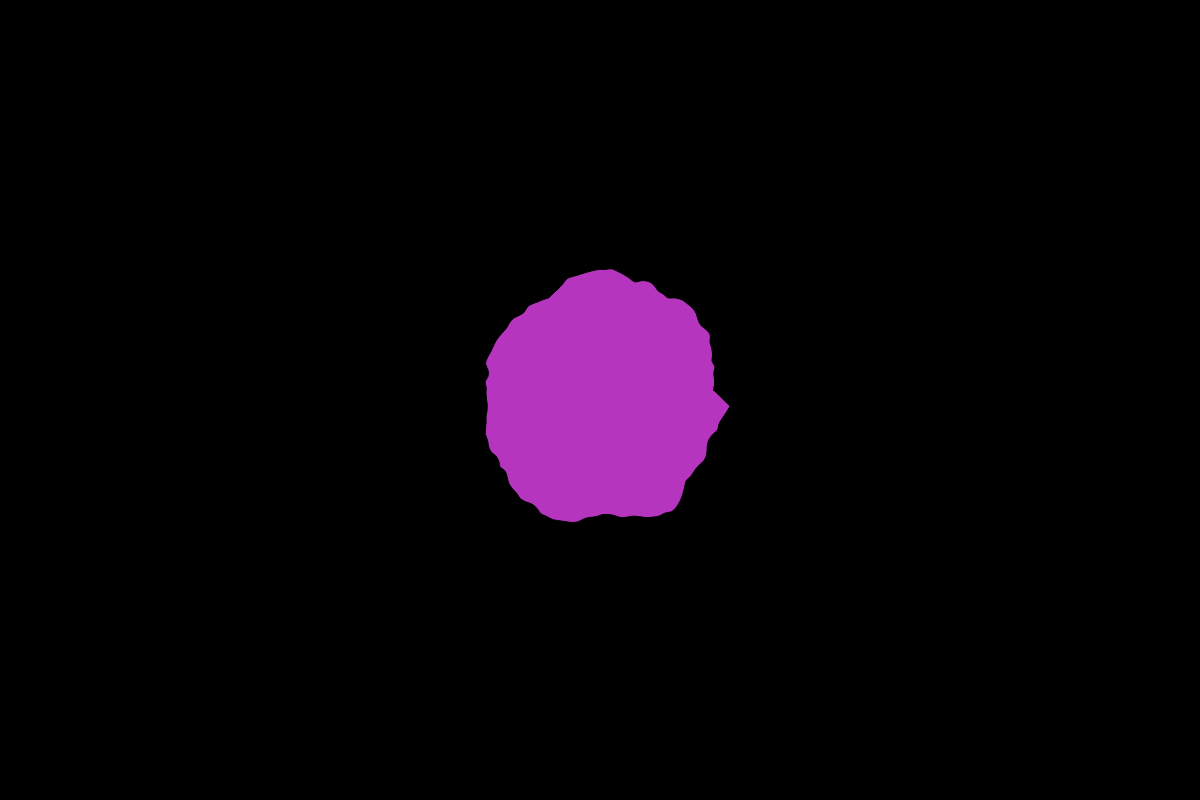
Frame 1 (no input)
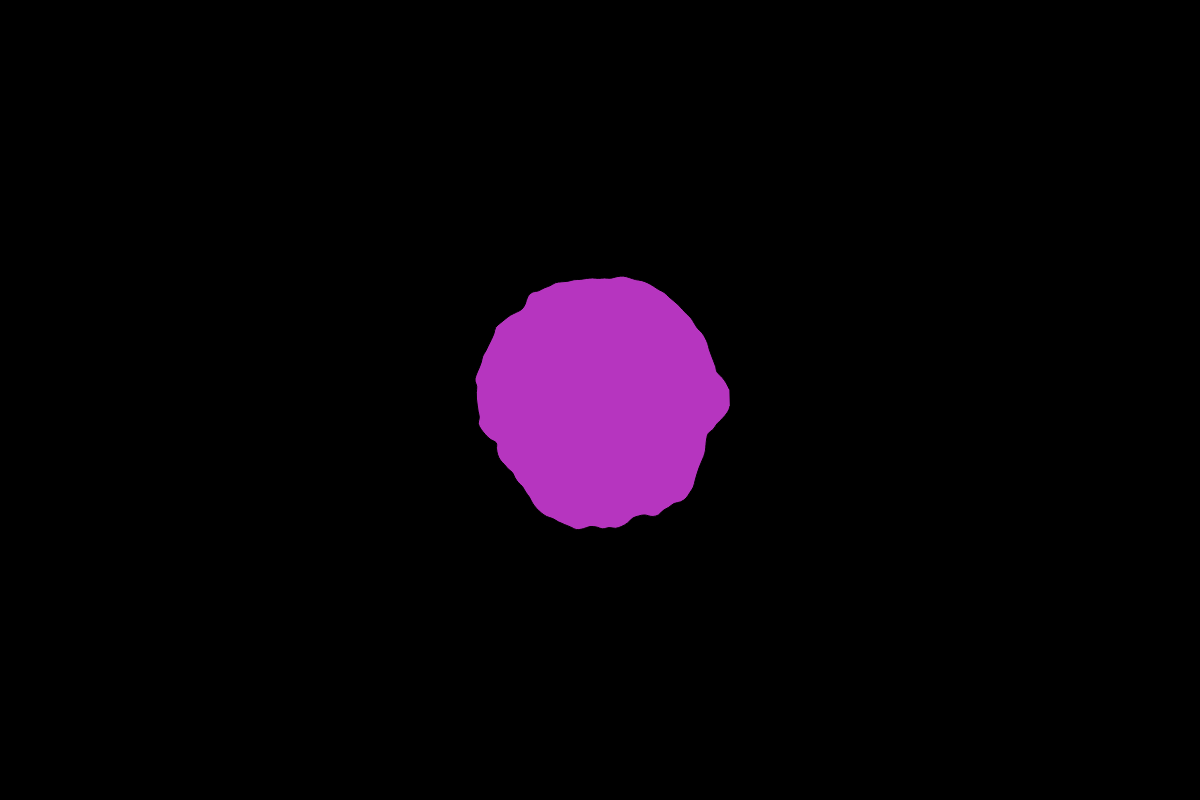
Frame 60 (no input)
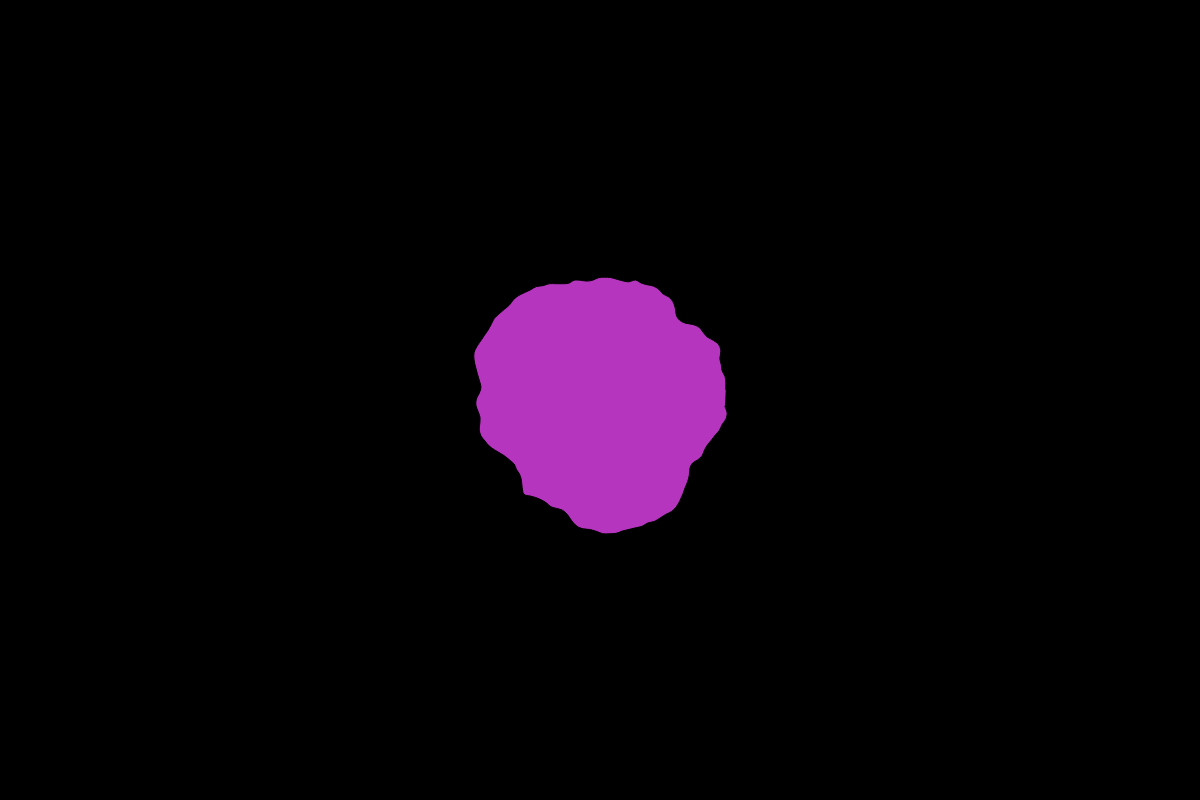
Frame 120 (the mouse pressed at the canvas centre since frame 60)

The p5.js sketch that drew these frames (run headless with seeded random() and noise() and a simulated clock; from frame 60 on, the mouse is pressed at the canvas centre):

// p5.js sketch
// ── sketch.js
function Splash(x,y,r) {
    this.pos = createVector(x,y);
    this.r = r;
    this.color = color(random(255),random(255),random(255));
    
    this.show = function() {
        push();
        translate(this.pos.x,this.pos.y);
        var x;
        var y;
        fill(this.color);
        beginShape();
        var xoff = 0;
        for(var a = 0;a <= TWO_PI;a += 0.05) {
            var offset = map(noise(xoff,yoff), 0, 1, 0,50);
            var r = this.r + offset;
            x = r * cos(a);
            y = r * sin(a);
            curveVertex(x,y);
            xoff += 0.1;
        }
        endShape();
        pop();
        yoff += 0.01;
    }
    
}

var yoff = 0;

function setup() {
    createCanvas(window.innerWidth,window.innerHeight - 200);
    textSize(14);
    background(0);
    
    splash = new Splash(width/2,height/2,100);
}

function draw() {
    background(0);
    splash.show();
}
